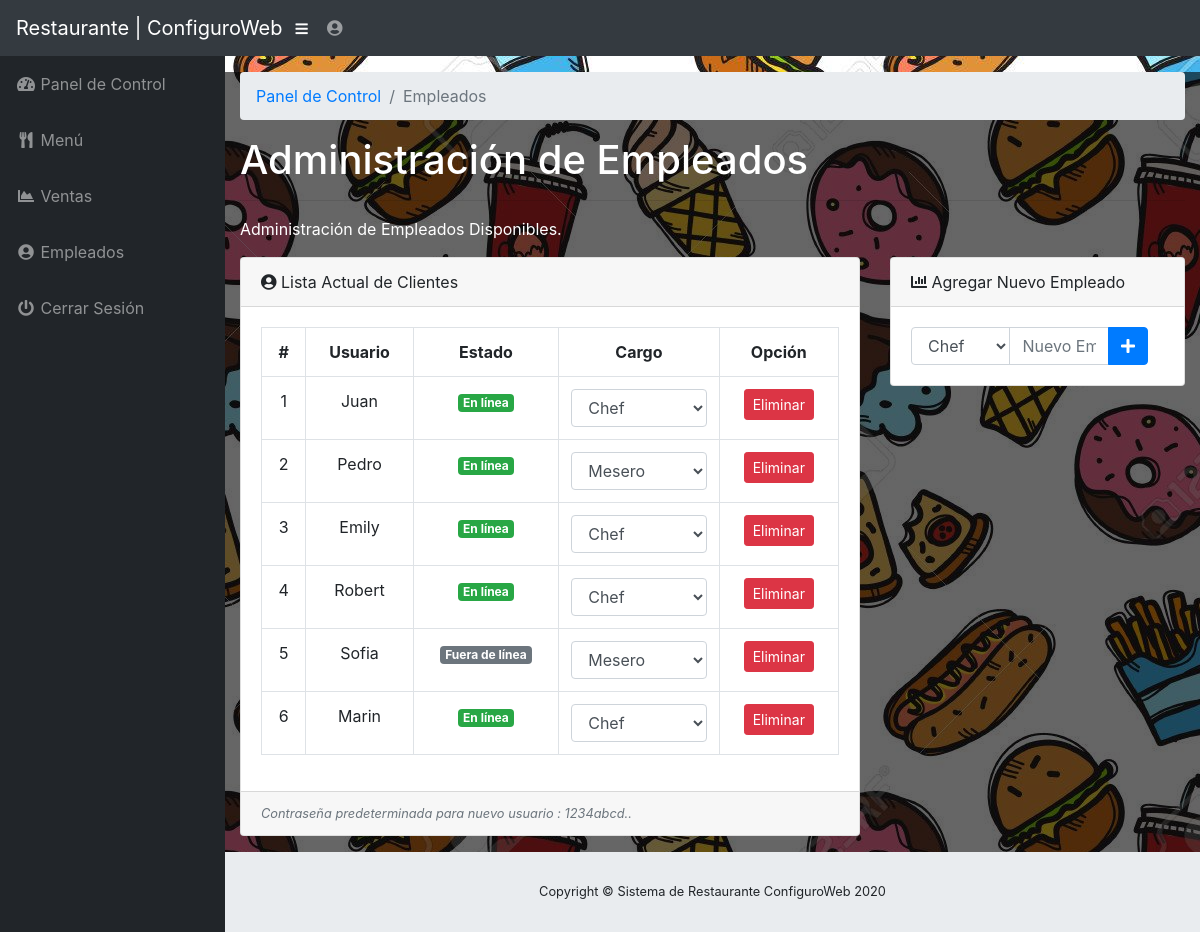
Screenshot of /admin/staff.php (signed in) with the database file from the repository.
### tables this page shows
CREATE TABLE `tbl_staff` (
  `staffID` int(2) NOT NULL,
  `username` varchar(25) NOT NULL,
  `password` varchar(100) NOT NULL,
  `status` text NOT NULL,
  `role` text NOT NULL
);

### admin/staff.php (the view, shortened to what this page needs)
<?php
  include("../functions.php");
?>
<!DOCTYPE html>
<html lang="en">
  <head>
    <link href="vendor/bootstrap/css/bootstrap.min.css" rel="stylesheet">
    <link href="vendor/fontawesome-free/css/all.min.css" rel="stylesheet" type="text/css">
    <link href="vendor/datatables/dataTables.bootstrap4.css" rel="stylesheet">
    <link href="css/sb-admin.css" rel="stylesheet">
  </head>
  <body id="page-top" style= "background-image: url(../image/comida-fondo2.jpg);">
    <nav class="navbar navbar-expand navbar-dark bg-dark static-top">
      <a class="navbar-brand mr-1" href="index.php">Restaurante | ConfiguroWeb</a>
      <button class="btn btn-link btn-sm text-white order-1 order-sm-0" id="sidebarToggle" href="#">
        <i class="fas fa-bars"></i>
      </button>
      <ul class="navbar-nav ml-auto ml-md-0">
        <li class="nav-item dropdown no-arrow">
          <a class="nav-link dropdown-toggle" href="#" id="userDropdown" role="button" data-toggle="dropdown" aria-haspopup="true" aria-expanded="false">
            <i class="fas fa-user-circle fa-fw"></i>
          </a>
        </li>
      </ul>
    </nav>
    <div id="wrapper">
      <ul class="sidebar navbar-nav">
        <li class="nav-item">
          <a class="nav-link" href="index.php">
            <i class="fas fa-fw fa-tachometer-alt"></i>
            <span>Panel de Control</span>
          </a>
        </li>
        <li class="nav-item">
          <a class="nav-link" href="menu.php">
            <i class="fas fa-fw fa-utensils"></i>
            <span>Menú</span></a>
        </li>
        <li class="nav-item">
          <a class="nav-link" href="sales.php">
            <i class="fas fa-fw fa-chart-area"></i>
            <span>Ventas</span></a>
        </li>
        <li class="nav-item">
          <a class="nav-link" href="staff.php">
            <i class="fas fa-fw fa-user-circle"></i>
            <span>Empleados</span>
          </a>
        </li>
        <li class="nav-item">
          <a class="nav-link" href="#" data-toggle="modal" data-target="#logoutModal">
            <i class="fas fa-fw fa-power-off"></i>
            <span>Cerrar Sesión</span>
          </a>
        </li>
      </ul>
      <div id="content-wrapper">
        <div class="container-fluid" style= " background-color: rgba(0, 0, 0, .6);">
          <ol class="breadcrumb">
            <li class="breadcrumb-item">
              <a href="index.html">Panel de Control</a>
            </li>
            <li class="breadcrumb-item active">Empleados</li>
          </ol>
          <h1 style= "color: white;">Administración de Empleados</h1>
          <hr>
          <p style= "color: white;">Administración de Empleados Disponibles.</p>
          <div class="row">
            <div class="col-lg-8">
              <div class="card mb-3">
                <div class="card-header">
                  <i class="fas fa-user-circle"></i>
                  Lista Actual de Clientes</div>
                <div class="card-body">
                  <table class="table table-bordered text-center" id="dataTable" width="100%" cellspacing="0">
                    <tr>
                      <th>#</th>
                      <th>Usuario</th>
                      <th>Estado</th>
                      <th>Cargo</th>
                      <th class="text-center">Opción</th>
                    </tr>
                      <?php
                        $displayStaffQuery = "SELECT * FROM tbl_staff";
                        if ($result = $sqlconnection->query($displayStaffQuery)) {
                          $staffno = 1;
                          while($staff = $result->fetch_array(MYSQLI_ASSOC)) {
                          ?>
                          	<tr class="text-center">
                            	<td><?php echo $staffno++; ?></td>
                            	<td><?php echo $staff['username']; ?></td>
                              <?php
                            	if ($staff['status'] == "Online") {
                                echo "<td><span class=\"badge badge-success\">En línea</span></td>";
                              }
                              if ($staff['status'] == "Offline") {
                                echo "<td><span class=\"badge badge-secondary\">Fuera de línea</span></td>";
                              }
                              ?>
                              <td>
                                <form method="POST">
                                <select name="role" class="form-control" onchange="this.form.submit()">
                                  <?php
                                  $roleQuery = "SELECT role FROM tbl_role";
                                  if ($res = $sqlconnection->query($roleQuery)) {
                                    while ($role = $res->fetch_array(MYSQLI_ASSOC)) {
                                      if ($role['role'] == $staff['role'])
                                        echo "<option selected='selected' value='".$staff['role']."'>".ucfirst($staff['role'])."</option>";
                                      else
                                        echo "<option value='".$role['role']."'>".ucfirst($role['role'])."</option>";
                                    }
                                  }
                                  ?>
                                </select>
                                </form>
                              </td>
                            	<td class="text-center"><a href="deletestaff.php?staffID=<?php echo $staff['staffID']; ?>" class="btn btn-sm btn-danger">Eliminar</a></td>
                        	</tr>
                          <?php
                          }
                        }
                        else {
                          echo $sqlconnection->error;
                          echo "Something wrong.";
                        }
                      ?>
                  </table>
                </div>
                <div class="card-footer small text-muted"><i>Contraseña predeterminada para nuevo usuario : 1234abcd..</i></div>
              </div>
            </div>
            <div class="col-lg-4">
              <div class="card mb-3">
                <div class="card-header">
                  <i class="fas fa-chart-bar""></i>
                  Agregar Nuevo Empleado</div>
                <div class="card-body">
                  <form action="addstaff.php" method="POST" class="d-none d-md-inline-block form-inline ml-auto mr-0 mr-md-3 my-2 my-md-0">
                    <div class="input-group">
                      <select name="staffrole" class="form-control">
                      <?php
                      $roleQuery = "SELECT role FROM tbl_role";
                      if ($res = $sqlconnection->query($roleQuery)) {
                        while ($role = $res->fetch_array(MYSQLI_ASSOC)) {
                            echo "<option value='".$role['role']."'>".ucfirst($role['role'])."</option>";
                        }
                      }
                      ?>
                      </select>
                      <input type="text" required="required" name="staffname" class="form-control" placeholder="Nuevo Empleado" aria-label="Add" aria-describedby="basic-addon2">
                      <div class="input-group-append">
                        <button type="submit" name="addstaff" class="btn btn-primary">
                          <i class="fas fa-plus"></i>
                        </button>
                      </div>
                    </div>
                  </form>
                </div>
              </div>
            </div>
          </div>
        </div>
        <footer class="sticky-footer">
          <div class="container my-auto">
            <div class="copyright text-center my-auto">
              <span>Copyright © Sistema de Restaurante ConfiguroWeb 2020</span>
            </div>
          </div>
        </footer>
      </div>
    </div>
  </body>
</html>

### admin/css/sb-admin.css (style rules this page uses)
html { position: relative; min-height: 100%; }
body { height: 100%; }
#wrapper { display: -webkit-box; display: -ms-flexbox; display: flex; }
#wrapper #content-wrapper { overflow-x: hidden; width: 100%; padding-top: 1rem; padding-bottom: 80px; }
.navbar-nav .nav-item.dropdown .dropdown-toggle::after { width: 1rem; text-align: center; float: right; vertical-align: 0; border: 0; font-weight: 900; content: '\f105'; font-family: 'Font Awesome 5 Free'; }
.navbar-nav .nav-item.dropdown.no-arrow .dropdown-toggle::after { display: none; }
.sidebar { width: 90px !important; background-color: #212529; min-height: calc(100vh - 56px); }
.sidebar .nav-item:last-child { margin-bottom: 1rem; }
.sidebar .nav-item .nav-link { text-align: center; padding: 0.75rem 1rem; width: 90px; }
.sidebar .nav-item .nav-link span { font-size: 0.65rem; display: block; }
.sidebar .nav-item .nav-link { color: rgba(255, 255, 255, 0.5); }
@media (min-width: 768px) { .sidebar { width: 225px !important; } }
@media (min-width: 768px) { .sidebar .nav-item .nav-link { display: block; width: 100%; text-align: left; padding: 1rem; width: 225px; } }
@media (min-width: 768px) { .sidebar .nav-item .nav-link span { font-size: 1rem; display: inline; } }
:root { --input-padding-x: 0.75rem; --input-padding-y: 0.75rem; }
footer.sticky-footer { display: -webkit-box; display: -ms-flexbox; display: flex; position: absolute; right: 0; bottom: 0; width: calc(100% - 90px); height: 80px; background-color: #e9ecef; }
footer.sticky-footer .copyright { line-height: 1; font-size: 0.8rem; }
@media (min-width: 768px) { footer.sticky-footer { width: calc(100% - 225px); } }

### rows the page displays
tbl_staff: username "Juan", status "En línea"
tbl_staff: username "Pedro", status "En línea"
tbl_staff: username "Emily", status "En línea"
tbl_staff: username "Robert", status "En línea"
tbl_staff: username "Sofia", status "Fuera de línea"
tbl_staff: username "Marin", status "En línea"

### other values shown
form field role "Chef"
form field role "Mesero"
form field staffrole "Chef"
